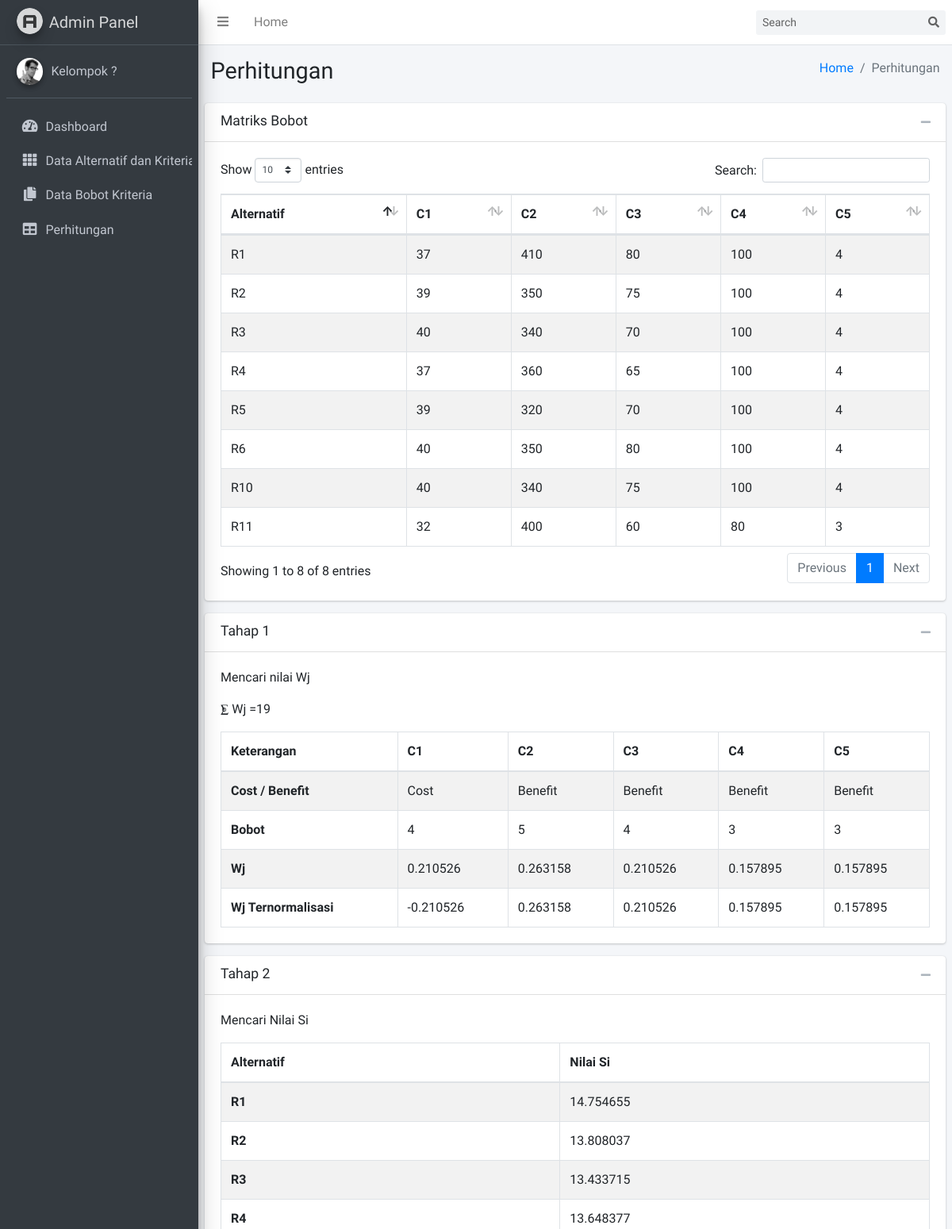
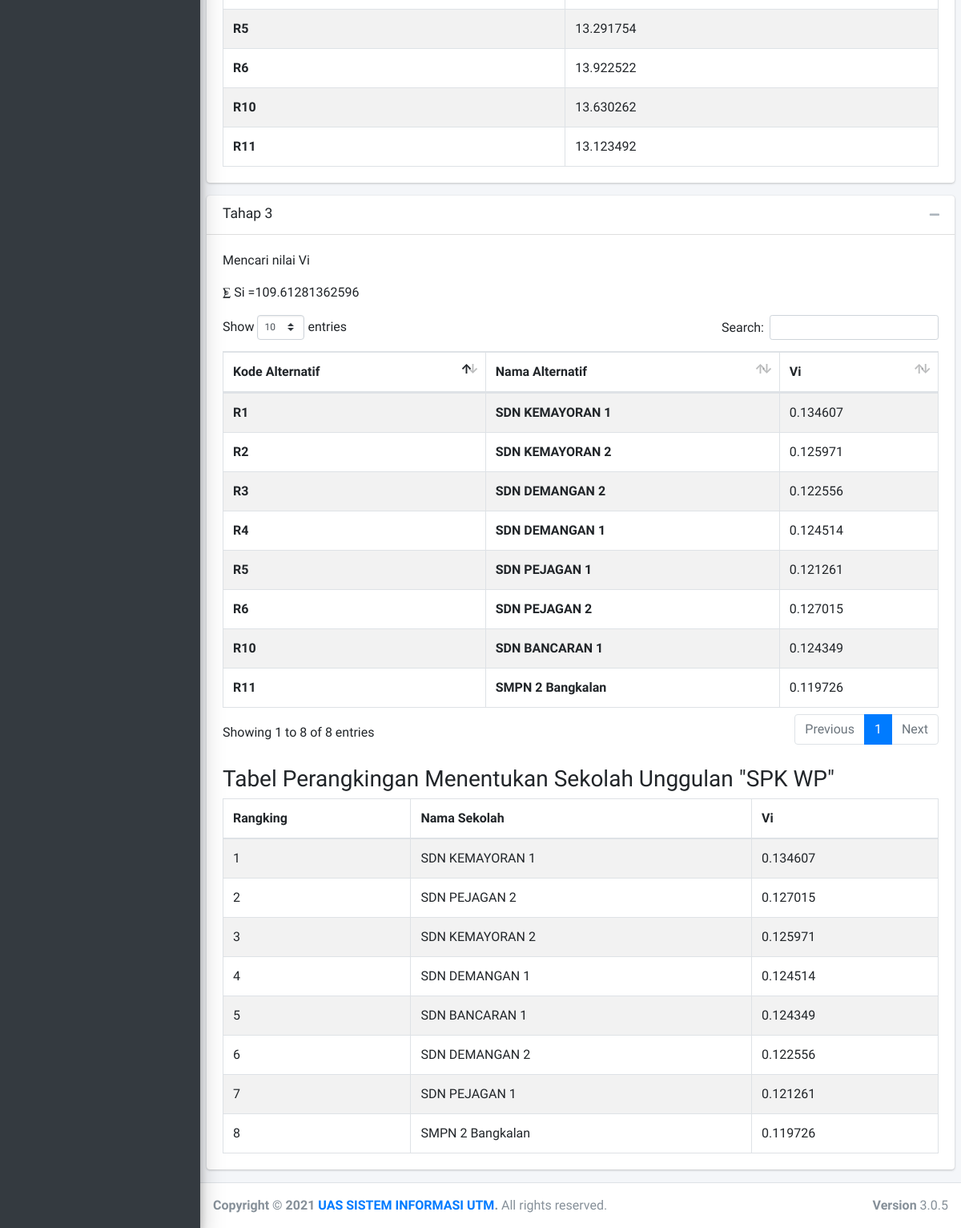
Page /hitung.php on the committed database (2 pictures, top to bottom).
### tables this page shows
CREATE TABLE `bobot` (
  `id_bobot` int NOT NULL,
  `id_alter` int DEFAULT NULL,
  `c1` int DEFAULT NULL,
  `c2` int DEFAULT NULL,
  `c3` int DEFAULT NULL,
  `c4` int DEFAULT NULL,
  `c5` int DEFAULT NULL
);

CREATE TABLE `alternatif` (
  `id_alter` int NOT NULL,
  `code` varchar(128) DEFAULT NULL,
  `alternatif` varchar(128) DEFAULT NULL
);

### hitung.php (the view, shortened to what this page needs)
<?php
include 'template/head.php';
include 'template/nav-top.php';
include 'template/nav-side.php';
?>
<div class="content-wrapper">
    <section class="content-header">
        <div class="container-fluid">
            <div class="row mb-2">
                <div class="col-sm-6">
                    <h1>Perhitungan</h1>
                </div>
                <div class="col-sm-6">
                    <ol class="breadcrumb float-sm-right">
                        <li class="breadcrumb-item"><a href="index.php">Home</a></li>
                        <li class="breadcrumb-item active">Perhitungan</li>
                    </ol>
                </div>
            </div>
        </div>
    </section>
    <section class="content">
        <div class="row">
            <div class="col">
                <div class="card">
                    <div class="card-header">
                        <h3 class="card-title">Matriks Bobot</h3>
                        <div class="card-tools">
                            <button type="button" class="btn btn-tool" data-card-widget="collapse" data-toggle="tooltip" title="Collapse">
                                <i class="fas fa-minus"></i></button>
                        </div>
                    </div>
                    <div class="card-body">
                        <table id="example1" class="table table-bordered table-striped">
                            <thead>
                                <tr>
                                    <th>Alternatif</th>
                                    <th>C1</th>
                                    <th>C2</th>
                                    <th>C3</th>
                                    <th>C4</th>
                                    <th>C5</th>
                                </tr>
                            </thead>
                            <tbody>
                                <?php
                                include 'koneksi.php';
                                $sql = mysqli_query($koneksi, "SELECT * FROM bobot a JOIN alternatif b
                                                                    ON a.id_alter=b.id_alter");
                                while ($data = mysqli_fetch_assoc($sql)) {
                                ?>
                                    <tr>
                                        <td><?= $data['code']; ?></td>
                                        <td><?= $data['c1']; ?></td>
                                        <td><?= $data['c2']; ?></td>
                                        <td><?= $data['c3']; ?></td>
                                        <td><?= $data['c4']; ?></td>
                                        <td><?= $data['c5']; ?></td>
                                    </tr>
                                <?php } ?>
                            </tbody>
                        </table>
                    </div>
                </div>
            </div>
        </div>
        <?php
        $jml_kriteria = jml_kriteria();
        $jml_bobot = jumlah_tabel_bobot();
        $get_bobot = get_bobot();
        $costbenefit = get_costbenefit();
        $get_alternatif = get_alternatif();
        end($get_alternatif);
        $alter = key($get_alternatif) + 1;
        $get_bobotkriteria = bobot_setiap_kriteria();
        $tbl_kepentingan = 0;
        ?>
        <div class="row">
            <div class="col">
                <div class="card">
                    <div class="card-header">
                        <h3 class="card-title">Tahap 1</h3>
                        <div class="card-tools">
                            <button type="button" class="btn btn-tool" data-card-widget="collapse" data-toggle="tooltip" title="Collapse">
                                <i class="fas fa-minus"></i></button>
                        </div>
                    </div>
                    <div class="card-body">
                        <p>Mencari nilai Wj</p>
                        <?php
                        for ($i = 0; $i < $jml_kriteria; $i++) {
                            $tbl_kepentingan = $tbl_kepentingan + $get_bobot[$i];
                        }
                        echo '<p>⨊ Wj =' . $tbl_kepentingan . '</p>';
                        ?>
                        <table id="example1" class="table table-bordered table-striped">
                            <thead>
                                <tr>
                                    <th>Keterangan</th>
                                    <th>C1</th>
                                    <th>C2</th>
                                    <th>C3</th>
                                    <th>C4</th>
                                    <th>C5</th>
                                </tr>
                            </thead>
                            <tbody>
                                <tr>
                                    <th>Cost / Benefit</th>
                                    <?php
                                    for ($i = 0; $i < $jml_kriteria; $i++) {
                                        echo '<td>' . ucwords($costbenefit[$i]) . '</td>';
                                    }
                                    ?>
                                </tr>
                                <tr>
                                    <th>Bobot</th>
                                    <?php
                                    for ($i = 0; $i < $jml_kriteria; $i++) {
                                        echo '<td>' . $get_bobot[$i] . '</td>';
                                    }
                                    ?>
                                </tr>
                                <tr>
                                    <th>Wj</th>
                                    <?php
                                    for ($i = 0; $i < $jml_kriteria; $i++) {
                                        $wj[$i] = ($get_bobot[$i] / $tbl_kepentingan);
                                        echo '<td>' . round($wj[$i], 6) . '</td>';
                                    }
                                    ?>
                                </tr>
                                <tr>
                                    <th>Wj Ternormalisasi</th>
                                    <?php
                                    for ($i = 0; $i < $jml_kriteria; $i++) {
                                        if ($costbenefit[$i] == "cost") {
                                            $resultwj[$i] = (-1) * $wj[$i];
                                            echo '<td>' . round($resultwj[$i], 6) . '</td>';
                                        } else {
                                            $resultwj[$i] = $wj[$i];
                                            echo '<td>' . round($resultwj[$i], 6) . '</td>';
                                        }
                                    }
                                    ?>
                                </tr>
                            </tbody>
                        </table>
                    </div>
                </div>
            </div>
        </div>
        <div class="row">
            <div class="col">
                <div class="card">
                    <div class="card-header">
                        <h3 class="card-title">Tahap 2</h3>
                        <div class="card-tools">
                            <button type="button" class="btn btn-tool" data-card-widget="collapse" data-toggle="tooltip" title="Collapse">
                                <i class="fas fa-minus"></i></button>
                        </div>
                    </div>
                    <div class="card-body">
                        <p>Mencari Nilai Si</p>
                        <table id="example1" class="table table-bordered table-striped">
                            <thead>
                                <tr>
                                    <th>Alternatif</th>
                                    <th>Nilai Si</th>
                                </tr>
                            </thead>
                            <tbody>
                                <?php
                                for ($j = 0; $j < $jml_bobot; $j++) {
                                ?>
                                    <tr>
                                        <th><?= $get_alternatif[$j][1]; ?></th>
                                        <?php
                                        for ($i = 0; $i < $jml_kriteria; $i++) {
                                            $si[$j][$i] = pow(($get_bobotkriteria[$j][$i]), $resultwj[$i]);
                                        }
                                        $resultsi[$j] = $si[$j][0] * $si[$j][1] * $si[$j][2] * $si[$j][3] * $si[$j][4];
                                        echo '<td>' . round($resultsi[$j], 6) . '</td>'
                                        ?>
                                    </tr>
                                <?php } ?>
                            </tbody>
                        </table>
                    </div>
                </div>
            </div>
        </div>
        <div class="row">
            <div class="col">
                <div class="card">
                    <div class="card-header">
                        <h3 class="card-title">Tahap 3</h3>
                        <div class="card-tools">
                            <button type="button" class="btn btn-tool" data-card-widget="collapse" data-toggle="tooltip" title="Collapse">
                                <i class="fas fa-minus"></i></button>
                        </div>
                    </div>
                    <div class="card-body">
                        <p>Mencari nilai Vi</p>
                        <?php
                        $totalsi = 0;
                        for ($i = 0; $i < $jml_bobot; $i++) {
                            $totalsi = $totalsi + $resultsi[$i];
                        }
                        echo '<p>⨊ Si =' . $totalsi . '</p>';
                        ?>
                        <table id="example2" class="table table-bordered table-striped">
                            <thead>
                                <tr>
                                    <th>Kode Alternatif</th>
                                    <th>Nama Alternatif</th>
                                    <th>Vi</th>
                                </tr>
                            </thead>
                            <tbody>
                                <?php
                                for ($i = 0; $i < $jml_bobot; $i++) {
                                ?>
                                    <tr>
                                        <th><?= $get_alternatif[$i][1]; ?></th>
                                        <th><?= $get_alternatif[$i][0]; ?></th>
                                        <?php
                                        $resultvi[$i] = round($resultsi[$i] / $totalsi, 6);
                                        ?>
                                        <td><?= $resultvi[$i]; ?></td>
                                    </tr>
                                <?php } ?>
                            </tbody>
                        </table>
                        <br>
                        <h3>Tabel Perangkingan Menentukan Sekolah Unggulan "SPK WP"</h3>
                        <table id="example1" class="table table-bordered table-striped">
                            <thead>
                                <tr>
                                    <th>Rangking</th>
                                    <th>Nama Sekolah</th>
                                    <th>Vi</th>
                                </tr>
                            </thead>
                            <tbody>
                                <?php
                                $no = 1;
                                uasort($resultvi, 'cmp');
                                for ($i = 0; $i < $alter; $i++) {
                                    if ($i == 0) {
                                        echo '<tr><td>' . $no++ . '</td>';
                                        echo '<td>' . $get_alternatif[array_search(end($resultvi), $resultvi)][0] . '</td>';
                                        echo '<td>' . current($resultvi) . '</td></tr>';
                                    } elseif ($i == ($alter - 1)) {
                                        echo '<tr><td>' . $no++ . '</td>';
                                        echo '<td>' . $get_alternatif[array_search((prev($resultvi)), $resultvi)][0] . '</td>';
                                        echo '<td>' . current($resultvi) . '</td></tr>';
                                    } else {
                                        echo '<tr><td>' . $no++ . '</td>';
                                        echo '<td>' . $get_alternatif[array_search(prev($resultvi), $resultvi)][0] . '</td>';
                                        echo '<td>' . current($resultvi) . '</td></tr>';
                                    }
                                }
                                ?>
                            </tbody>
                        </table>
                    </div>
                </div>
            </div>
        </div>
    </section>
</div>
<?php
function get_costbenefit()
{
    include 'koneksi.php';
    $query = mysqli_query($koneksi, "SELECT * FROM kriteria");
    $i = 0;
    while ($row = $query->fetch_assoc()) {
        @$cost_benefit[$i] = $row['jenis'];
        $i++;
    }
    return $cost_benefit;
}
function jml_kriteria()
{
    include 'koneksi.php';
    $query = mysqli_query($koneksi, "SELECT * FROM kriteria");
    $result = mysqli_num_rows($query);
    return $result;
}
function get_bobot()
{
    include 'koneksi.php';
    $query = mysqli_query($koneksi, "SELECT * FROM kriteria");
    $i = 0;
    while ($row = $query->fetch_assoc()) {
        @$bobot[$i] = $row['bobot'];
        $i++;
    }
    return $bobot;
}
function jumlah_tabel_bobot()
{
    include 'koneksi.php';
    $query = mysqli_query($koneksi, "SELECT * FROM bobot");
    $result = mysqli_num_rows($query);
    return $result;
}
function bobot_setiap_kriteria()
{
    include 'koneksi.php';
    $query = mysqli_query($koneksi, "SELECT * FROM bobot");
    $i = 0;
    while ($row = $query->fetch_assoc()) {
        @$bobot_kriteria[$i][0] = $row['c1'];
        @$bobot_kriteria[$i][1] = $row['c2'];
        @$bobot_kriteria[$i][2] = $row['c3'];
        @$bobot_kriteria[$i][3] = $row['c4'];
        @$bobot_kriteria[$i][4] = $row['c5'];
        $i++;
    }
    return $bobot_kriteria;
}
function get_alternatif()
{
    include 'koneksi.php';
    $query = mysqli_query($koneksi, "SELECT * FROM bobot a JOIN alternatif b
                                            ON a.id_alter=b.id_alter");
    $i = 0;
    while ($row = $query->fetch_assoc()) {
        @$col_alternatif[$i][0] = $row['alternatif'];
        @$col_alternatif[$i][1] = $row['code'];
        $i++;
    }
    return $col_alternatif;
}
?>
<?php
include 'template/footer.php';
?>

### rows in the picture
bobot: id_alter.code "R1", c1 "37", c2 "410", c3 "80", c4 "100", c5 "4", j "14.754655", id_alter.alternatif "SDN KEMAYORAN 1", i "0.134607", resultvi "0.134607"
bobot: id_alter.code "R2", c1 "39", c2 "350", c3 "75", c4 "100", c5 "4", j "13.808037", id_alter.alternatif "SDN KEMAYORAN 2", i "0.125971", resultvi "0.125971"
bobot: id_alter.code "R3", c1 "40", c2 "340", c3 "70", c4 "100", c5 "4", j "13.433715", id_alter.alternatif "SDN DEMANGAN 2", i "0.122556", resultvi "0.122556"
bobot: id_alter.code "R4", c1 "37", c2 "360", c3 "65", c4 "100", c5 "4", j "13.648377", id_alter.alternatif "SDN DEMANGAN 1", i "0.124514", resultvi "0.124514"
bobot: id_alter.code "R5", c1 "39", c2 "320", c3 "70", c4 "100", c5 "4", j "13.291754", id_alter.alternatif "SDN PEJAGAN 1", i "0.121261", resultvi "0.121261"
bobot: id_alter.code "R6", c1 "40", c2 "350", c3 "80", c4 "100", c5 "4", j "13.922522", id_alter.alternatif "SDN PEJAGAN 2", i "0.127015", resultvi "0.127015"
bobot: id_alter.code "R10", c1 "40", c2 "340", c3 "75", c4 "100", c5 "4", j "13.630262", id_alter.alternatif "SDN BANCARAN 1", i "0.124349", resultvi "0.124349"
bobot: id_alter.code "R11", c1 "32", c2 "400", c3 "60", c4 "80", c5 "3", j "13.123492", id_alter.alternatif "SMPN 2 Bangkalan", i "0.119726", resultvi "0.119726"

### other values in the picture
$tbl_kepentingan "19"
$costbenefit[$i] "Cost"
$costbenefit[$i] "Benefit"
$get_bobot[$i] "4"
$get_bobot[$i] "5"
$get_bobot[$i] "3"
$wj[$i] "0.210526"
$wj[$i] "0.263158"
$wj[$i] "0.157895"
$resultwj[$i] "-0.210526"
$resultwj[$i] "0.263158"
$resultwj[$i] "0.210526"
$resultwj[$i] "0.157895"
$totalsi "109.61281362596"
